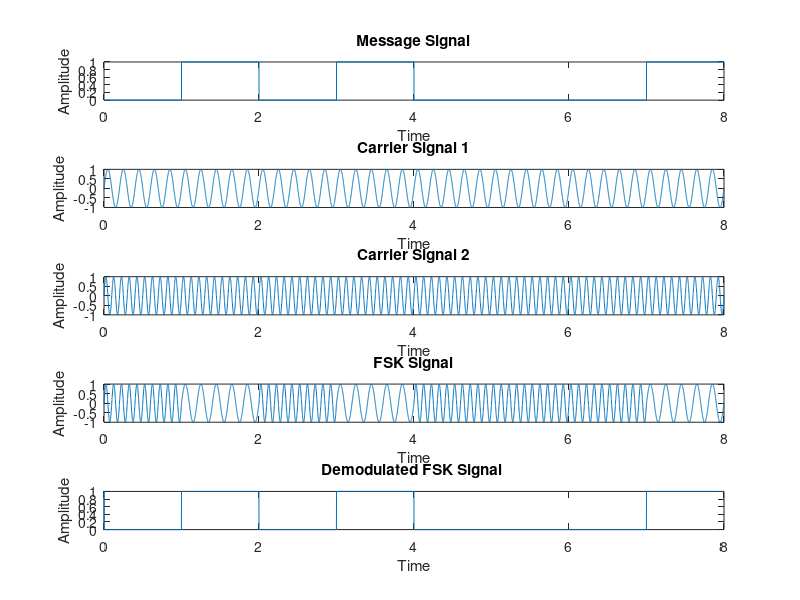

The MATLAB source for this figure:
%fsk modulation and demodulation

clc;
close all;
clear all;

m=rand(1,8);
l=length(m);
for i=1:1:l
    if m(i)>= 0.5
        m(i)=1;
    else
        m(i)=0;
    end
end
m(l+1)=1;
tn=0:l;

t=0:0.001:l;
c1=sin(2*pi*5*t);
c2=sin(2*pi*10*t);

subplot(5,1,1);
stairs(tn,m);
title('Message Signal');
ylabel('Amplitude');
xlabel('Time');

subplot(5,1,2);
plot(t,c1);
title('Carrier Signal 1');
ylabel('Amplitude');
xlabel('Time');

subplot(5,1,3);
plot(t,c2);
title('Carrier Signal 2');
ylabel('Amplitude');
xlabel('Time');

for i=1:l
    for j=(i-1)*1000:i*1000
    if m(i)==1;
        FSK(j+1)=c1(j+1);
    else
        FSK(j+1)=c2(j+1);
    end
    end;
end;

subplot(5,1,4);
plot(t,FSK);
title('FSK Signal');
ylabel('Amplitude');
xlabel('Time');

for i=1:length(t)
    if FSK(i)==c1(i)
        demod(i)=1;
    else
        demod(i)=0;
    end
end
    
subplot(5,1,5);
plot(t,demod);
title('Demodulated FSK Signal ')
ylabel('Amplitude');
xlabel('Time');        
